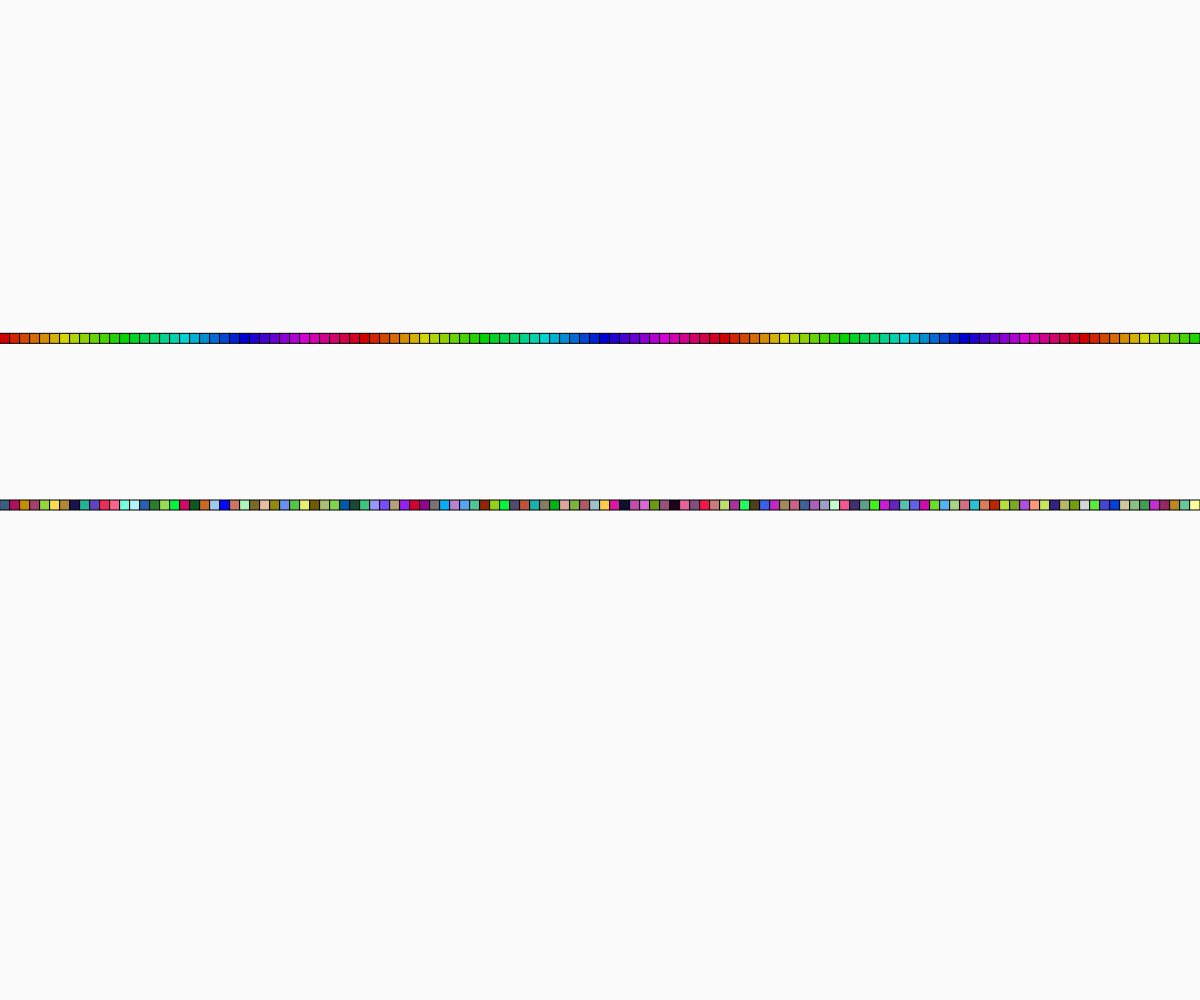
Frame 1 (no input)
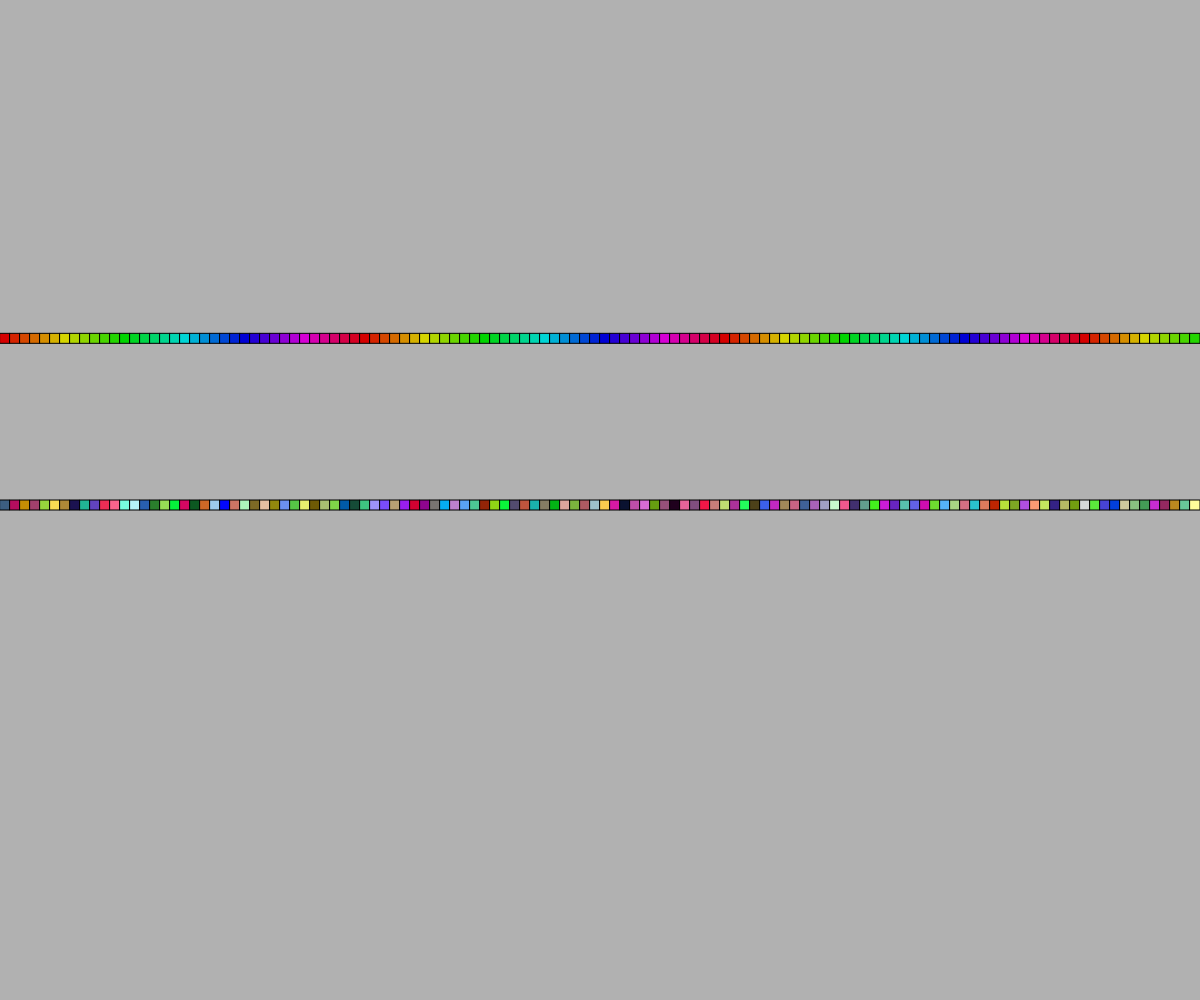
Frame 60 (no input)
Frame 120 (the mouse pressed at the canvas centre since frame 60): identical to frame 60, image omitted

The p5.js sketch that drew these frames (run headless with seeded random() and noise() and a simulated clock; from frame 60 on, the mouse is pressed at the canvas centre):

// p5.js sketch
// ── sketch.js
// Color Demo

const RECT_WIDTH = 10;
const RECT_HEIGHT = 10;
let colors = [];

function setup() {
  createCanvas(windowWidth, windowHeight);
}

function drawRowRGB(yPos) {
  colorMode(RGB, 255, 255, 255, 1);
  for (let x = 0; x < width; x += RECT_WIDTH) {
    fill(random(255), random(255), random(255));
    rect(x, yPos, RECT_WIDTH, RECT_HEIGHT);
  }
}

function drawRowHSB(yPos) {
  colorMode(HSB, 360);
  for (let x = 0; x < width; x += RECT_WIDTH) {
    fill(x % 360, 360, 300);
    rect(x, yPos, RECT_WIDTH, RECT_HEIGHT);
  }
}

function drawRowCustom() {



}

function border() {
  strokeWeight(15);
  rect(0,0,width,height);
  strokeWeight(2);
}

function draw() {
  background(250);
  randomSeed(1);
  drawRowRGB(height / 2);
  drawRowHSB(height / 3);
}
// ── backupSketch.js
function setup() {
  createCanvas(windowWidth, windowHeight);
}

function border() {
  strokeWeight(15);
  rect(0,0,width,height);
  strokeWeight(2);
}

function draw() {
  background(250);
  border();
}
// ── cubicDisarray.js
// Square Art

let gridSpacing = 20;
const PADDING = 60;
const SEED = 1000;
let TRANSLATION_AMPLITUDE = 1;

function setup() {
  createCanvas(windowWidth, windowHeight);
  rectMode(CENTER);
  randomSeed(SEED);
  noFill();
}

function drawGrid() {
  for (let x = gridSpacing / 2 + PADDING; x < width - PADDING; x += gridSpacing) {
    for (let y = gridSpacing / 2 + PADDING; y < height - PADDING; y += gridSpacing) {
      let amplitude = map(y, gridSpacing / 2 + PADDING, height - PADDING, 0, 45);
      push();
      translate(x, y);
      translate(random(-amplitude / TRANSLATION_AMPLITUDE, amplitude / TRANSLATION_AMPLITUDE), random(-amplitude / TRANSLATION_AMPLITUDE, amplitude / TRANSLATION_AMPLITUDE));
      rotate(radians(random(-amplitude, amplitude)));
      rect(0, 0, gridSpacing, gridSpacing);
      pop();
    }
  }  
}

function border() {
  strokeWeight(15);
  rect(width/2,height/2,width,height);
  strokeWeight(2);
}

function draw() {
  background(250);
  randomSeed(SEED);
  border();
  drawGrid();
  TRANSLATION_AMPLITUDE = mouseX / 100;
  if (TRANSLATION_AMPLITUDE === 0) {
    TRANSLATION_AMPLITUDE = 1;
  }
  print(TRANSLATION_AMPLITUDE);
}
// ── diagonalLines.js
// 12 Generative Art Demo

// Diagonal Line Art
let GRID_SIZE = 25;

function setup() {
  createCanvas(windowWidth, windowHeight);
  let seed = random(1000);
}

function diagonal(x, y, size, direction) {
  if (direction === 0) {
    line(x - size / 2, y + size / 2, x + size / 2, y - size / 2);
  }
  else if (direction === 1) {
    line(x - size / 2, y - size / 2, x + size / 2, y + size / 2);
  }
}

function border() {
  strokeWeight(15);
  rect(0, 0, width, height);
  strokeWeight(1);
}

function createTiles() {
  for (let x = GRID_SIZE / 2; x < width; x += GRID_SIZE) {
    for (let y = GRID_SIZE / 2; y < height; y += GRID_SIZE) {
      diagonal(x, y, GRID_SIZE, int(random(2)));
    }
  }
}

function draw() {
  background(220);
  border();
  createTiles();
  GRID_SIZE = map(mouseX, 0, width, 3, 100);
  randomSeed(1);
}
